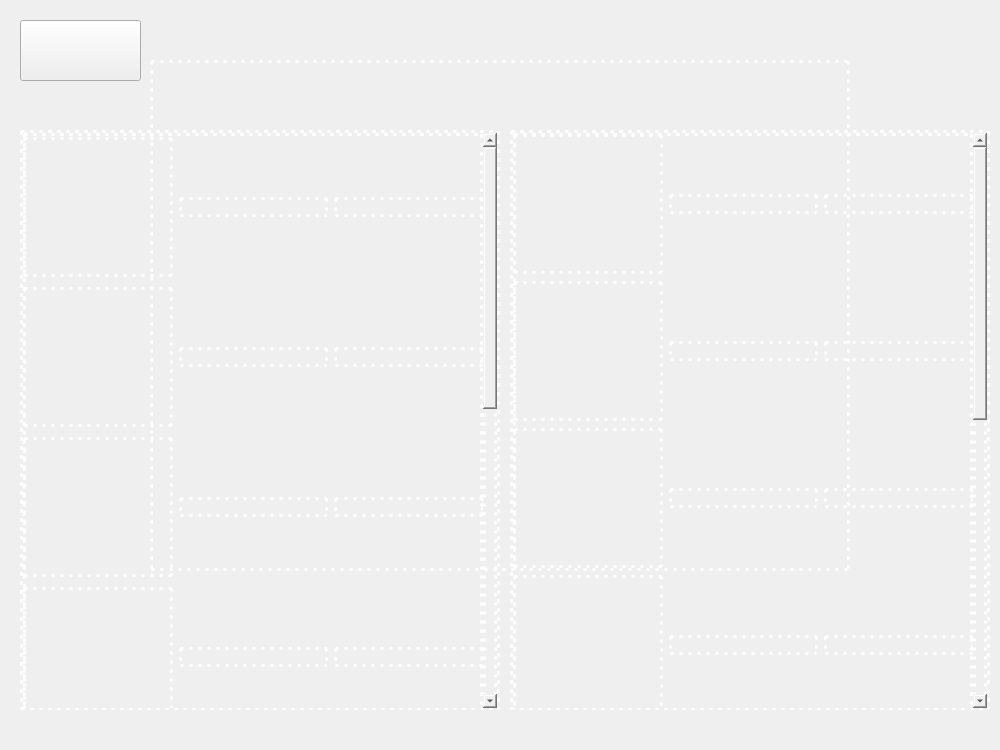
<?xml version="1.0" encoding="UTF-8"?>
<ui version="4.0">
 <class>agents</class>
 <widget class="QDialog" name="agents">
  <property name="geometry">
   <rect>
    <x>0</x>
    <y>0</y>
    <width>1000</width>
    <height>750</height>
   </rect>
  </property>
  <property name="windowTitle">
   <string>Dialog</string>
  </property>
  <property name="styleSheet">
   <string notr="true">background-image: url(:/images/splashBG.jpg);</string>
  </property>
  <widget class="QLabel" name="BG">
   <property name="geometry">
    <rect>
     <x>0</x>
     <y>0</y>
     <width>1000</width>
     <height>750</height>
    </rect>
   </property>
   <property name="styleSheet">
    <string notr="true">background-image: url(:/pics/splashBG.jpg);</string>
   </property>
   <property name="text">
    <string/>
   </property>
  </widget>
  <widget class="QLabel" name="label_agents">
   <property name="geometry">
    <rect>
     <x>370</x>
     <y>0</y>
     <width>251</width>
     <height>81</height>
    </rect>
   </property>
   <property name="styleSheet">
    <string notr="true">image: url(:/pics/agentsTitle.png) 0 0 0 0 stretch stretch; ;
background:transparent;

</string>
   </property>
   <property name="text">
    <string/>
   </property>
  </widget>
  <widget class="QLabel" name="label_hunters">
   <property name="geometry">
    <rect>
     <x>50</x>
     <y>-10</y>
     <width>371</width>
     <height>171</height>
    </rect>
   </property>
   <property name="styleSheet">
    <string notr="true">image: url(:/images/hunters.PNG) 0 0 0 0 stretch stretch;
background:transparent;
</string>
   </property>
   <property name="text">
    <string/>
   </property>
  </widget>
  <widget class="QLabel" name="label_preys">
   <property name="geometry">
    <rect>
     <x>730</x>
     <y>60</y>
     <width>111</width>
     <height>51</height>
    </rect>
   </property>
   <property name="styleSheet">
    <string notr="true">background:transparent;
border-image: url(:/images/prey.PNG) 0 0 0 0 stretch stretch;
</string>
   </property>
   <property name="text">
    <string/>
   </property>
  </widget>
  <widget class="QGroupBox" name="groupBox_h">
   <property name="geometry">
    <rect>
     <x>20</x>
     <y>130</y>
     <width>480</width>
     <height>580</height>
    </rect>
   </property>
   <property name="styleSheet">
    <string notr="true">border: 3px dotted white;</string>
   </property>
   <property name="title">
    <string/>
   </property>
   <widget class="QScrollArea" name="scrollArea_h">
    <property name="geometry">
     <rect>
      <x>0</x>
      <y>0</y>
      <width>480</width>
      <height>581</height>
     </rect>
    </property>
    <property name="styleSheet">
     <string notr="true">border: 3px dotted white;</string>
    </property>
    <property name="widgetResizable">
     <bool>true</bool>
    </property>
    <widget class="QWidget" name="scrollAreaWidgetContents">
     <property name="geometry">
      <rect>
       <x>0</x>
       <y>0</y>
       <width>457</width>
       <height>1200</height>
      </rect>
     </property>
     <property name="minimumSize">
      <size>
       <width>0</width>
       <height>1200</height>
      </size>
     </property>
     <widget class="QWidget" name="gridLayoutWidget">
      <property name="geometry">
       <rect>
        <x>0</x>
        <y>0</y>
        <width>461</width>
        <height>1204</height>
       </rect>
      </property>
      <layout class="QGridLayout" name="gridLayout_2">
       <item row="4" column="0">
        <widget class="QPushButton" name="pushButton_h13">
         <property name="minimumSize">
          <size>
           <width>0</width>
           <height>140</height>
          </size>
         </property>
         <property name="text">
          <string/>
         </property>
        </widget>
       </item>
       <item row="6" column="1">
        <widget class="QPushButton" name="pushButton_h20">
         <property name="text">
          <string/>
         </property>
        </widget>
       </item>
       <item row="3" column="0">
        <widget class="QPushButton" name="pushButton_h10">
         <property name="minimumSize">
          <size>
           <width>0</width>
           <height>140</height>
          </size>
         </property>
         <property name="text">
          <string/>
         </property>
        </widget>
       </item>
       <item row="4" column="1">
        <widget class="QPushButton" name="pushButton_h14">
         <property name="text">
          <string/>
         </property>
        </widget>
       </item>
       <item row="4" column="2">
        <widget class="QPushButton" name="pushButton_h15">
         <property name="text">
          <string/>
         </property>
        </widget>
       </item>
       <item row="0" column="0">
        <widget class="QPushButton" name="pushButton_h01">
         <property name="minimumSize">
          <size>
           <width>0</width>
           <height>140</height>
          </size>
         </property>
         <property name="text">
          <string/>
         </property>
        </widget>
       </item>
       <item row="6" column="2">
        <widget class="QPushButton" name="pushButton_h21">
         <property name="text">
          <string/>
         </property>
        </widget>
       </item>
       <item row="5" column="1">
        <widget class="QPushButton" name="pushButton_h17">
         <property name="text">
          <string/>
         </property>
        </widget>
       </item>
       <item row="7" column="0">
        <widget class="QPushButton" name="pushButton_h22">
         <property name="minimumSize">
          <size>
           <width>0</width>
           <height>140</height>
          </size>
         </property>
         <property name="text">
          <string/>
         </property>
        </widget>
       </item>
       <item row="6" column="0">
        <widget class="QPushButton" name="pushButton_h19">
         <property name="minimumSize">
          <size>
           <width>0</width>
           <height>140</height>
          </size>
         </property>
         <property name="text">
          <string/>
         </property>
        </widget>
       </item>
       <item row="5" column="0">
        <widget class="QPushButton" name="pushButton_h16">
         <property name="minimumSize">
          <size>
           <width>0</width>
           <height>140</height>
          </size>
         </property>
         <property name="text">
          <string/>
         </property>
        </widget>
       </item>
       <item row="2" column="2">
        <widget class="QPushButton" name="pushButton_h09">
         <property name="text">
          <string/>
         </property>
        </widget>
       </item>
       <item row="2" column="0">
        <widget class="QPushButton" name="pushButton_h07">
         <property name="minimumSize">
          <size>
           <width>0</width>
           <height>140</height>
          </size>
         </property>
         <property name="text">
          <string/>
         </property>
        </widget>
       </item>
       <item row="1" column="1">
        <widget class="QPushButton" name="pushButton_h05">
         <property name="text">
          <string/>
         </property>
        </widget>
       </item>
       <item row="0" column="2">
        <widget class="QPushButton" name="pushButton_h03">
         <property name="text">
          <string/>
         </property>
        </widget>
       </item>
       <item row="1" column="0">
        <widget class="QPushButton" name="pushButton_h04">
         <property name="minimumSize">
          <size>
           <width>0</width>
           <height>140</height>
          </size>
         </property>
         <property name="text">
          <string/>
         </property>
        </widget>
       </item>
       <item row="7" column="1">
        <widget class="QPushButton" name="pushButton_h23">
         <property name="text">
          <string/>
         </property>
        </widget>
       </item>
       <item row="0" column="1">
        <widget class="QPushButton" name="pushButton_h02">
         <property name="text">
          <string/>
         </property>
        </widget>
       </item>
       <item row="2" column="1">
        <widget class="QPushButton" name="pushButton_h08">
         <property name="text">
          <string/>
         </property>
        </widget>
       </item>
       <item row="7" column="2">
        <widget class="QPushButton" name="pushButton_h24">
         <property name="text">
          <string/>
         </property>
        </widget>
       </item>
       <item row="5" column="2">
        <widget class="QPushButton" name="pushButton_h18">
         <property name="text">
          <string/>
         </property>
        </widget>
       </item>
       <item row="1" column="2">
        <widget class="QPushButton" name="pushButton_h06">
         <property name="text">
          <string/>
         </property>
        </widget>
       </item>
       <item row="3" column="2">
        <widget class="QPushButton" name="pushButton_h12">
         <property name="text">
          <string/>
         </property>
        </widget>
       </item>
       <item row="3" column="1">
        <widget class="QPushButton" name="pushButton_h11">
         <property name="text">
          <string/>
         </property>
        </widget>
       </item>
      </layout>
     </widget>
    </widget>
   </widget>
  </widget>
  <widget class="QPushButton" name="pushButton_back">
   <property name="geometry">
    <rect>
     <x>20</x>
     <y>20</y>
     <width>121</width>
     <height>61</height>
    </rect>
   </property>
   <property name="text">
    <string/>
   </property>
  </widget>
  <widget class="QGroupBox" name="groupBox_p">
   <property name="geometry">
    <rect>
     <x>510</x>
     <y>130</y>
     <width>480</width>
     <height>580</height>
    </rect>
   </property>
   <property name="styleSheet">
    <string notr="true">border: 3px dotted white;</string>
   </property>
   <property name="title">
    <string/>
   </property>
   <widget class="QScrollArea" name="scrollArea_2">
    <property name="geometry">
     <rect>
      <x>0</x>
      <y>0</y>
      <width>480</width>
      <height>581</height>
     </rect>
    </property>
    <property name="styleSheet">
     <string notr="true">border: 3px dotted white;</string>
    </property>
    <property name="widgetResizable">
     <bool>true</bool>
    </property>
    <widget class="QWidget" name="scrollAreaWidgetContents_6">
     <property name="geometry">
      <rect>
       <x>0</x>
       <y>0</y>
       <width>457</width>
       <height>1150</height>
      </rect>
     </property>
     <property name="minimumSize">
      <size>
       <width>0</width>
       <height>1150</height>
      </size>
     </property>
     <widget class="QWidget" name="gridLayoutWidget_2">
      <property name="geometry">
       <rect>
        <x>0</x>
        <y>0</y>
        <width>461</width>
        <height>1171</height>
       </rect>
      </property>
      <layout class="QGridLayout" name="gridLayout_3">
       <item row="7" column="0">
        <widget class="QPushButton" name="pushButton_p22">
         <property name="minimumSize">
          <size>
           <width>0</width>
           <height>140</height>
          </size>
         </property>
         <property name="text">
          <string/>
         </property>
        </widget>
       </item>
       <item row="7" column="2">
        <widget class="QPushButton" name="pushButton_p24">
         <property name="text">
          <string/>
         </property>
        </widget>
       </item>
       <item row="3" column="0">
        <widget class="QPushButton" name="pushButton_p10">
         <property name="minimumSize">
          <size>
           <width>0</width>
           <height>140</height>
          </size>
         </property>
         <property name="text">
          <string/>
         </property>
        </widget>
       </item>
       <item row="5" column="2">
        <widget class="QPushButton" name="pushButton_p18">
         <property name="text">
          <string/>
         </property>
        </widget>
       </item>
       <item row="5" column="1">
        <widget class="QPushButton" name="pushButton_p17">
         <property name="text">
          <string/>
         </property>
        </widget>
       </item>
       <item row="7" column="1">
        <widget class="QPushButton" name="pushButton_p23">
         <property name="text">
          <string/>
         </property>
        </widget>
       </item>
       <item row="2" column="0">
        <widget class="QPushButton" name="pushButton_p07">
         <property name="minimumSize">
          <size>
           <width>0</width>
           <height>140</height>
          </size>
         </property>
         <property name="text">
          <string/>
         </property>
        </widget>
       </item>
       <item row="1" column="2">
        <widget class="QPushButton" name="pushButton_p06">
         <property name="text">
          <string/>
         </property>
        </widget>
       </item>
       <item row="2" column="2">
        <widget class="QPushButton" name="pushButton_p09">
         <property name="text">
          <string/>
         </property>
        </widget>
       </item>
       <item row="3" column="2">
        <widget class="QPushButton" name="pushButton_p12">
         <property name="text">
          <string/>
         </property>
        </widget>
       </item>
       <item row="4" column="2">
        <widget class="QPushButton" name="pushButton_p15">
         <property name="text">
          <string/>
         </property>
        </widget>
       </item>
       <item row="6" column="0">
        <widget class="QPushButton" name="pushButton_p19">
         <property name="minimumSize">
          <size>
           <width>0</width>
           <height>140</height>
          </size>
         </property>
         <property name="text">
          <string/>
         </property>
        </widget>
       </item>
       <item row="0" column="0">
        <widget class="QPushButton" name="pushButton_p01">
         <property name="minimumSize">
          <size>
           <width>0</width>
           <height>140</height>
          </size>
         </property>
         <property name="text">
          <string/>
         </property>
        </widget>
       </item>
       <item row="0" column="2">
        <widget class="QPushButton" name="pushButton_p03">
         <property name="text">
          <string/>
         </property>
        </widget>
       </item>
       <item row="6" column="2">
        <widget class="QPushButton" name="pushButton_p21">
         <property name="text">
          <string/>
         </property>
        </widget>
       </item>
       <item row="6" column="1">
        <widget class="QPushButton" name="pushButton_p20">
         <property name="text">
          <string/>
         </property>
        </widget>
       </item>
       <item row="2" column="1">
        <widget class="QPushButton" name="pushButton_p08">
         <property name="text">
          <string/>
         </property>
        </widget>
       </item>
       <item row="0" column="1">
        <widget class="QPushButton" name="pushButton_p02">
         <property name="text">
          <string/>
         </property>
        </widget>
       </item>
       <item row="4" column="1">
        <widget class="QPushButton" name="pushButton_p14">
         <property name="text">
          <string/>
         </property>
        </widget>
       </item>
       <item row="1" column="1">
        <widget class="QPushButton" name="pushButton_p05">
         <property name="text">
          <string/>
         </property>
        </widget>
       </item>
       <item row="1" column="0">
        <widget class="QPushButton" name="pushButton_p04">
         <property name="minimumSize">
          <size>
           <width>0</width>
           <height>140</height>
          </size>
         </property>
         <property name="text">
          <string/>
         </property>
        </widget>
       </item>
       <item row="3" column="1">
        <widget class="QPushButton" name="pushButton_p11">
         <property name="text">
          <string/>
         </property>
        </widget>
       </item>
       <item row="4" column="0">
        <widget class="QPushButton" name="pushButton_p13">
         <property name="minimumSize">
          <size>
           <width>0</width>
           <height>140</height>
          </size>
         </property>
         <property name="text">
          <string/>
         </property>
        </widget>
       </item>
       <item row="5" column="0">
        <widget class="QPushButton" name="pushButton_p16">
         <property name="minimumSize">
          <size>
           <width>0</width>
           <height>140</height>
          </size>
         </property>
         <property name="text">
          <string/>
         </property>
        </widget>
       </item>
      </layout>
     </widget>
    </widget>
   </widget>
  </widget>
  <widget class="QGroupBox" name="groupBox_moreInfo">
   <property name="geometry">
    <rect>
     <x>150</x>
     <y>60</y>
     <width>700</width>
     <height>511</height>
    </rect>
   </property>
   <property name="styleSheet">
    <string notr="true">border: 3px dotted white;</string>
   </property>
   <property name="title">
    <string/>
   </property>
   <widget class="QLabel" name="label_picture">
    <property name="geometry">
     <rect>
      <x>20</x>
      <y>130</y>
      <width>300</width>
      <height>310</height>
     </rect>
    </property>
    <property name="styleSheet">
     <string notr="true">border:transparent;
background:transparent;</string>
    </property>
    <property name="text">
     <string/>
    </property>
   </widget>
   <widget class="QLabel" name="label_name">
    <property name="geometry">
     <rect>
      <x>110</x>
      <y>30</y>
      <width>481</width>
      <height>80</height>
     </rect>
    </property>
    <property name="styleSheet">
     <string notr="true">border:transparent;
background:transparent;</string>
    </property>
    <property name="text">
     <string/>
    </property>
   </widget>
   <widget class="QLabel" name="label_HP">
    <property name="geometry">
     <rect>
      <x>420</x>
      <y>130</y>
      <width>260</width>
      <height>70</height>
     </rect>
    </property>
    <property name="styleSheet">
     <string notr="true">border:transparent;
background:transparent;</string>
    </property>
    <property name="text">
     <string/>
    </property>
   </widget>
   <widget class="QLabel" name="label_Attack">
    <property name="geometry">
     <rect>
      <x>420</x>
      <y>210</y>
      <width>260</width>
      <height>70</height>
     </rect>
    </property>
    <property name="styleSheet">
     <string notr="true">border:transparent;
background:transparent;</string>
    </property>
    <property name="text">
     <string/>
    </property>
   </widget>
   <widget class="QLabel" name="label_Range">
    <property name="geometry">
     <rect>
      <x>420</x>
      <y>370</y>
      <width>260</width>
      <height>70</height>
     </rect>
    </property>
    <property name="styleSheet">
     <string notr="true">border:transparent;
background:transparent;</string>
    </property>
    <property name="text">
     <string/>
    </property>
   </widget>
   <widget class="QLabel" name="label_Mobility">
    <property name="geometry">
     <rect>
      <x>420</x>
      <y>290</y>
      <width>260</width>
      <height>70</height>
     </rect>
    </property>
    <property name="styleSheet">
     <string notr="true">border:transparent;
background:transparent;</string>
    </property>
    <property name="text">
     <string/>
    </property>
   </widget>
   <widget class="QPushButton" name="pushButton">
    <property name="geometry">
     <rect>
      <x>10</x>
      <y>20</y>
      <width>41</width>
      <height>41</height>
     </rect>
    </property>
    <property name="styleSheet">
     <string notr="true">image: url(:/images/icons/undo.png);
border:transparent;
background:transparent;
</string>
    </property>
    <property name="text">
     <string/>
    </property>
   </widget>
   <widget class="QPushButton" name="pushButton_previous">
    <property name="geometry">
     <rect>
      <x>110</x>
      <y>450</y>
      <width>50</width>
      <height>50</height>
     </rect>
    </property>
    <property name="styleSheet">
     <string notr="true">border:transparent;
background:transparent;

image: url(:/images/icons/previous.png);</string>
    </property>
    <property name="text">
     <string/>
    </property>
   </widget>
   <widget class="QPushButton" name="pushButton_next">
    <property name="geometry">
     <rect>
      <x>180</x>
      <y>450</y>
      <width>50</width>
      <height>50</height>
     </rect>
    </property>
    <property name="styleSheet">
     <string notr="true">image: url(:/images/icons/next.png);
border:transparent;
background:transparent;</string>
    </property>
    <property name="text">
     <string/>
    </property>
   </widget>
   <widget class="QLabel" name="label_pictureHP">
    <property name="geometry">
     <rect>
      <x>340</x>
      <y>130</y>
      <width>70</width>
      <height>70</height>
     </rect>
    </property>
    <property name="styleSheet">
     <string notr="true">border:transparent;
background:transparent;

image: url(:/images/icons/health.png);</string>
    </property>
    <property name="text">
     <string/>
    </property>
   </widget>
   <widget class="QLabel" name="label_pictureAttack">
    <property name="geometry">
     <rect>
      <x>340</x>
      <y>210</y>
      <width>70</width>
      <height>70</height>
     </rect>
    </property>
    <property name="styleSheet">
     <string notr="true">border:transparent;
background:transparent;
image: url(:/images/icons/attack.png);</string>
    </property>
    <property name="text">
     <string/>
    </property>
   </widget>
   <widget class="QLabel" name="label_pictureMobility">
    <property name="geometry">
     <rect>
      <x>340</x>
      <y>290</y>
      <width>70</width>
      <height>70</height>
     </rect>
    </property>
    <property name="styleSheet">
     <string notr="true">border:transparent;
background:transparent;

image: url(:/images/icons/mobility.png);</string>
    </property>
    <property name="text">
     <string/>
    </property>
   </widget>
   <widget class="QLabel" name="label_pictureRange">
    <property name="geometry">
     <rect>
      <x>340</x>
      <y>370</y>
      <width>70</width>
      <height>70</height>
     </rect>
    </property>
    <property name="styleSheet">
     <string notr="true">border:transparent;
background:transparent;

image: url(:/images/icons/range.png);</string>
    </property>
    <property name="text">
     <string/>
    </property>
   </widget>
   <widget class="QLabel" name="label_type">
    <property name="geometry">
     <rect>
      <x>600</x>
      <y>30</y>
      <width>80</width>
      <height>80</height>
     </rect>
    </property>
    <property name="styleSheet">
     <string notr="true">border:transparent;
background:transparent;</string>
    </property>
    <property name="text">
     <string/>
    </property>
   </widget>
  </widget>
 </widget>
 <resources/>
 <connections/>
</ui>
